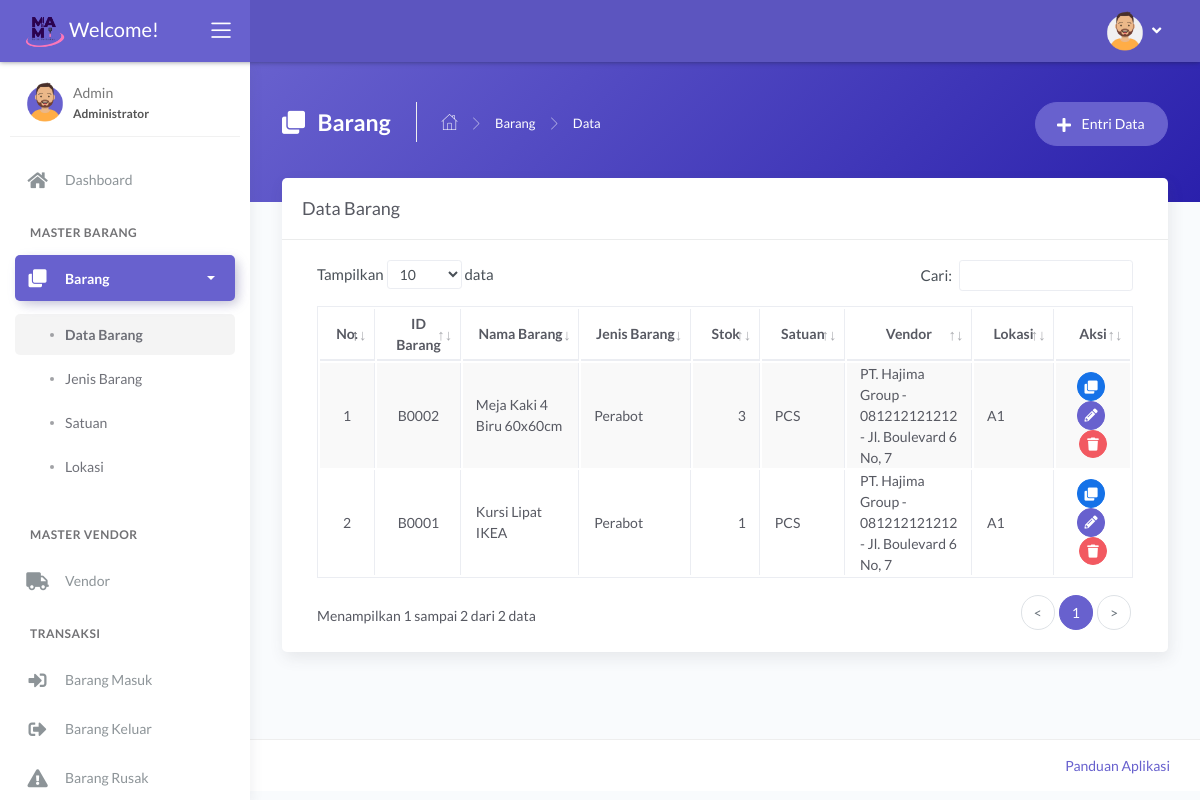
The app's page /main.php?module=barang (signed in) with its own data.
### tables this page shows
CREATE TABLE `tbl_barang` (
  `id_barang` varchar(5) NOT NULL,
  `nama_barang` varchar(100) NOT NULL,
  `jenis` int(11) NOT NULL,
  `stok_minimum` int(11) NOT NULL,
  `stok` int(11) NOT NULL DEFAULT 0,
  `satuan` int(11) NOT NULL,
  `foto` varchar(100) DEFAULT NULL,
  `id_vendor` int(11) NOT NULL,
  `id_lokasi` int(11) NOT NULL
);

CREATE TABLE `tbl_jenis` (
  `id_jenis` int(11) NOT NULL,
  `nama_jenis` varchar(50) NOT NULL
);

CREATE TABLE `tbl_satuan` (
  `id_satuan` int(11) NOT NULL,
  `nama_satuan` varchar(30) NOT NULL
);

CREATE TABLE `tbl_vendor` (
  `id_vendor` int(11) NOT NULL,
  `nama_vendor` varchar(255) NOT NULL
);

CREATE TABLE `tbl_lokasi` (
  `id_lokasi` int(11) NOT NULL,
  `nama_lokasi` varchar(255) NOT NULL
);

### modules/barang/tampil_data.php (the view, shortened to what this page needs)
<?php
if (basename($_SERVER['PHP_SELF']) === basename(__FILE__)) {
  header('location: 404.html');
}
else {
?>
  <div class="panel-header bg-secondary-gradient">
    <div class="page-inner py-45">
      <div class="d-flex align-items-left align-items-md-top flex-column flex-md-row">
        <div class="page-header text-white">
          <h4 class="page-title text-white"><i class="fas fa-clone mr-2"></i> Barang</h4>
          <ul class="breadcrumbs">
            <li class="nav-home"><a href="?module=dashboard"><i class="flaticon-home text-white"></i></a></li>
            <li class="separator"><i class="flaticon-right-arrow"></i></li>
            <li class="nav-item"><a href="?module=barang" class="text-white">Barang</a></li>
            <li class="separator"><i class="flaticon-right-arrow"></i></li>
            <li class="nav-item"><a>Data</a></li>
          </ul>
        </div>
        <div class="ml-md-auto py-2 py-md-0">
          <a href="?module=form_entri_barang" class="btn btn-secondary btn-round">
            <span class="btn-label"><i class="fa fa-plus mr-2"></i></span> Entri Data
          </a>
        </div>
      </div>
    </div>
  </div>
  <div class="page-inner mt--5">
    <div class="card">
      <div class="card-header">
        <div class="card-title">Data Barang</div>
      </div>
      <div class="card-body">
        <div class="table-responsive">
          <table id="basic-datatables" class="display table table-bordered table-striped table-hover">
            <thead>
              <tr>
                <th class="text-center">No.</th>
                <th class="text-center">ID Barang</th>
                <th class="text-center">Nama Barang</th>
                <th class="text-center">Jenis Barang</th>
                <th class="text-center">Stok</th>
                <th class="text-center">Satuan</th>
                <th class="text-center">Vendor</th>
                <th class="text-center">Lokasi</th>
                <th class="text-center">Aksi</th>
              </tr>
            </thead>
            <tbody>
              <?php
              $no = 1;
              $query = mysqli_query($mysqli, "SELECT a.id_barang, a.nama_barang, a.stok, a.satuan,
                    b.nama_satuan, v.nama_vendor, l.nama_lokasi, j.nama_jenis
              FROM tbl_barang AS a
              INNER JOIN tbl_satuan AS b ON a.satuan = b.id_satuan
              INNER JOIN tbl_vendor AS v ON a.id_vendor = v.id_vendor
              INNER JOIN tbl_lokasi AS l ON a.id_lokasi = l.id_lokasi
              INNER JOIN tbl_jenis AS j ON a.jenis = j.id_jenis
              ORDER BY a.id_barang DESC;
              ")
                or die('Ada kesalahan pada query tampil data : ' . mysqli_error($mysqli));
              while ($data = mysqli_fetch_assoc($query)) { ?>
                <tr>
                  <td width="50" class="text-center"><?php echo $no++; ?></td>
                  <td width="100" class="text-center"><?php echo $data['id_barang']; ?></td>
                  <td width="200"><?php echo $data['nama_barang']; ?></td>
                  <td width="200"><?php echo $data['nama_jenis']; ?></td>
                  <td width="80" class="text-right"><?php echo $data['stok']; ?></td>
                  <td width="100"><?php echo $data['nama_satuan']; ?></td>
                  <td width="100"><?php echo $data['nama_vendor']; ?></td>
                  <td width="100"><?php echo $data['nama_lokasi']; ?></td>
                  <td width="100" class="text-center">
                    <div>
                      <a href="?module=tampil_detail_barang&id=<?php echo $data['id_barang']; ?>" class="btn btn-icon btn-round btn-primary btn-sm mr-md-1" data-toggle="tooltip" data-placement="top" title="Detail">
                        <i class="fas fa-clone fa-sm"></i>
                      </a>
                      <a href="?module=form_ubah_barang&id=<?php echo $data['id_barang']; ?>" class="btn btn-icon btn-round btn-secondary btn-sm mr-md-1" data-toggle="tooltip" data-placement="top" title="Ubah">
                        <i class="fas fa-pencil-alt fa-sm"></i>
                      </a>
                      <a href="modules/barang/proses_hapus.php?id=<?php echo $data['id_barang']; ?>" onclick="return confirm('Anda yakin ingin menghapus data barang <?php echo $data['nama_barang']; ?>?')" class="btn btn-icon btn-round btn-danger btn-sm" data-toggle="tooltip" data-placement="top" title="Hapus">
                        <i class="fas fa-trash fa-sm"></i>
                      </a>
                    </div>
                  </td>
                </tr>
              <?php } ?>
            </tbody>
          </table>
        </div>
      </div>
    </div>
  </div>
<?php } ?>

### records on screen
tbl_barang: id_barang "B0002", nama_barang "Meja Kaki 4 Biru 60x60cm", tbl_jenis.nama_jenis "Perabot", stok "3", tbl_satuan.nama_satuan "PCS", id_vendor.nama_vendor "PT. Hajima Group - 081212121212 - Jl. Boulevard 6 No, 7", id_lokasi.nama_lokasi "A1"
tbl_barang: id_barang "B0001", nama_barang "Kursi Lipat IKEA", tbl_jenis.nama_jenis "Perabot", stok "1", tbl_satuan.nama_satuan "PCS", id_vendor.nama_vendor "PT. Hajima Group - 081212121212 - Jl. Boulevard 6 No, 7", id_lokasi.nama_lokasi "A1"

### other values on screen
$_SESSION['nama_user'] "Admin"
$_SESSION['hak_akses'] "Administrator"
